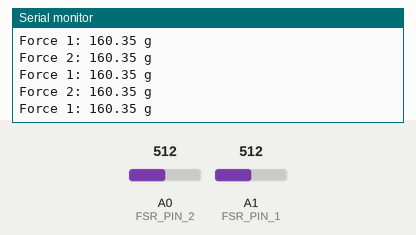
The sketch below on a simulated Arduino Uno, built with avr-gcc and run on an emulated ATmega328P. On the bench: the last lines printed to the serial monitor. The test bench sets the inputs (shaded band); at power-on: A0 (FSR_PIN_2) = 512, A1 (FSR_PIN_1) = 512.

Above: at 1.2 s.
1.3 s: A0 (FSR_PIN_2) set to 410
At 1.8 s:
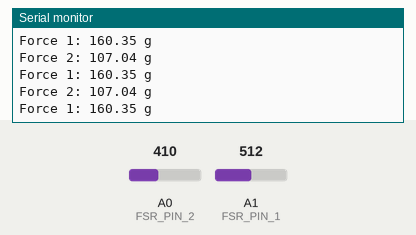
4.3 s: A0 (FSR_PIN_2) set to 384
At 5.3 s:
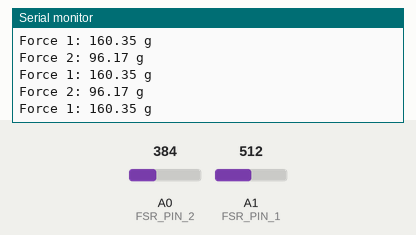
7.3 s: A1 (FSR_PIN_1) set to 980
At 8.2 s:
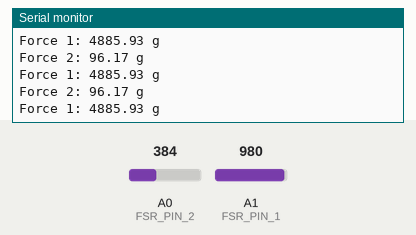
10.3 s: A1 (FSR_PIN_1) set to 1016
At 11.1 s:
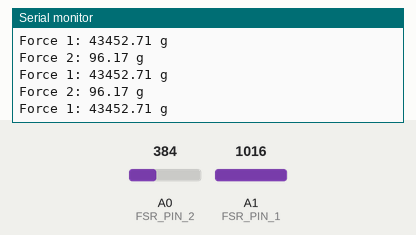
Timing chart, 0 to 13.3 s (numbered marks = the images above; inputs shaded):
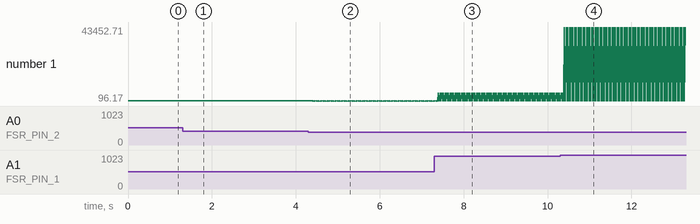

The sketch:

Pin_test.ino
```cpp
const int FSR_PIN_1 = A1;
const int FSR_PIN_2 = A0;
const float VCC = 4.98; // Измеренное напряжение 5V линии Arduino
const float R_DIV = 9720.0; // Измеренное значение резистора

unsigned long previousMillis = 0; // Хранит время последнего измерения
const long interval = 10; // Интервал между измерениями в миллисекундах

void setup() {
  Serial.begin(9600);
  pinMode(FSR_PIN_1, INPUT);
  pinMode(FSR_PIN_2, INPUT);
}

void loop() {
  unsigned long currentMillis = millis();

  if (currentMillis - previousMillis >= interval) { // Проверяем, не пора ли сделать новое измерение
    previousMillis = currentMillis; // Сохраняем текущее время как время последнего измерения

    int fsrADC_1 = analogRead(FSR_PIN_1);
    int fsrADC_2 = analogRead(FSR_PIN_2);

    float force_1 = calculateForce(fsrADC_1);
    float force_2 = calculateForce(fsrADC_2);

    if (force_1 > 0.1) { // Выводим значение силы для первого датчика, если оно значительно
      Serial.print("Force 1: ");
      Serial.print(force_1);
      Serial.println(" g");
    }

    if (force_2 > 0.1) { // Выводим значение силы для второго датчика, если оно значительно
      Serial.print("Force 2: ");
      Serial.print(force_2);
      Serial.println(" g");
    }
  }

  // Остальная часть вашего кода, которая должна выполняться непрерывно, помещается сюда.
}

float calculateForce(int fsrADC) {
  if (fsrADC == 0) {
    return 0; // Если значение нулевое, вернуть ноль
  }

  float fsrV = fsrADC * VCC / 1023.0; // Вычисление напряжения на FSR
  float fsrR = R_DIV * (VCC / fsrV - 1.0); // Вычисление сопротивления FSR
  float fsrG = 1.0 / fsrR; // Проводимость - обратное значение сопротивления

  float force;
  if (fsrR <= 600) { // Апроксимация
    force = (fsrG - 0.00075) / 0.00000032639;
  } else {
    force = fsrG / 0.000000642857;
  }

  return force;
}
```

Measured:
- after the input at 1.3 s, the serial monitor: prints a new line after 0.11 s (image 1)
- after the input at 4.3 s, the serial monitor: prints a new line after 0.12 s (image 2)
- after the input at 7.3 s, the serial monitor: prints a new line after 0.10 s (image 3)
- after the input at 10.3 s, the serial monitor: prints a new line after 0.10 s (image 4)
- plotted number 1: 160.35 → 107.04 after the input at 1.3 s, 160.35 → 4885.93 after the input at 7.3 s, 4885.93 → 43452.71 after the input at 10.3 s
